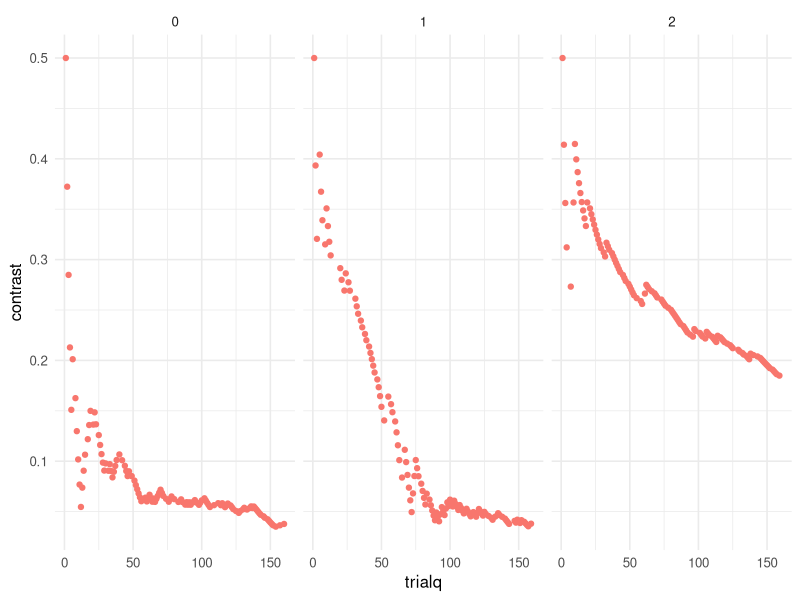
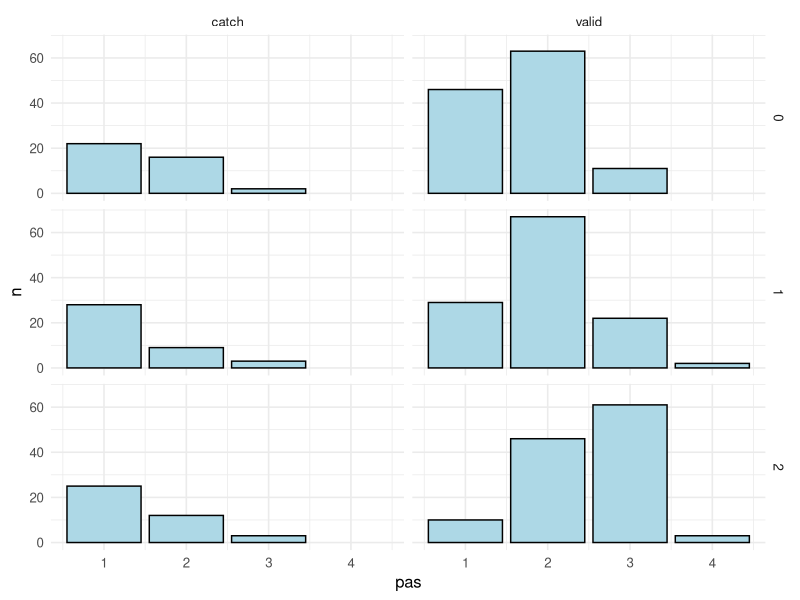
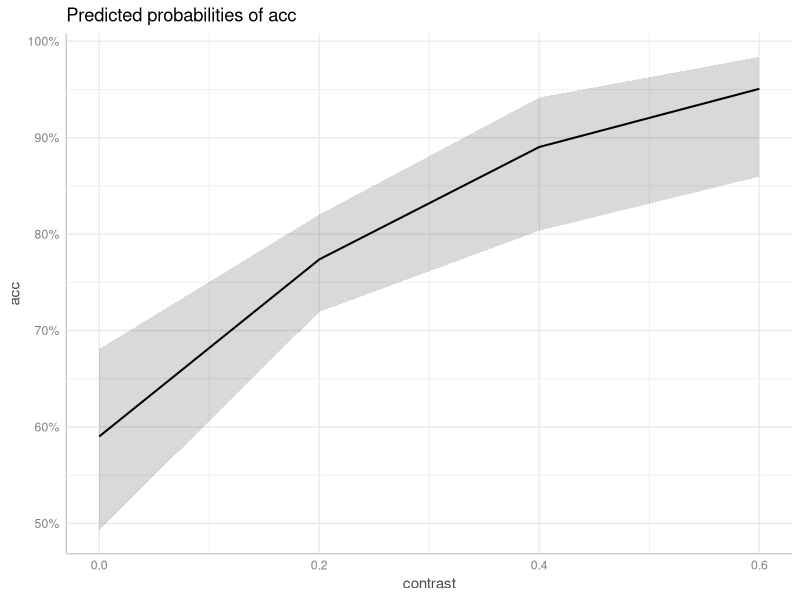
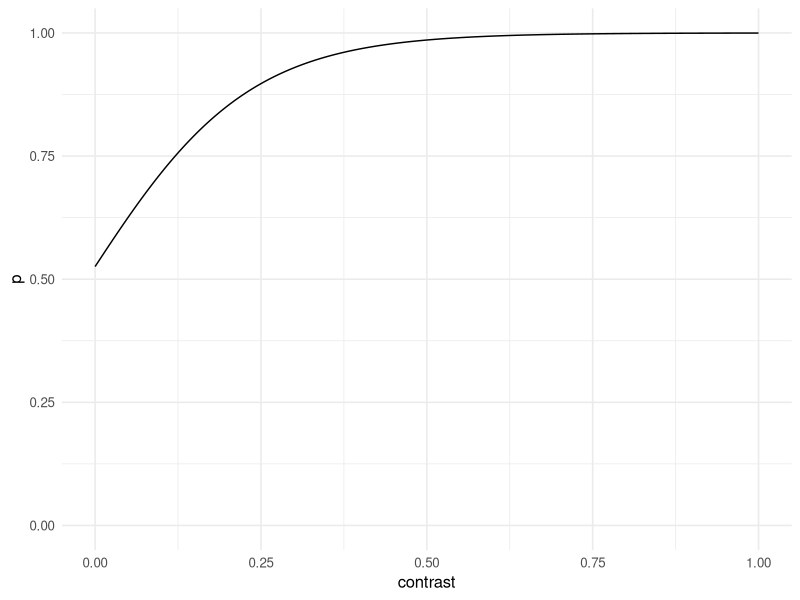
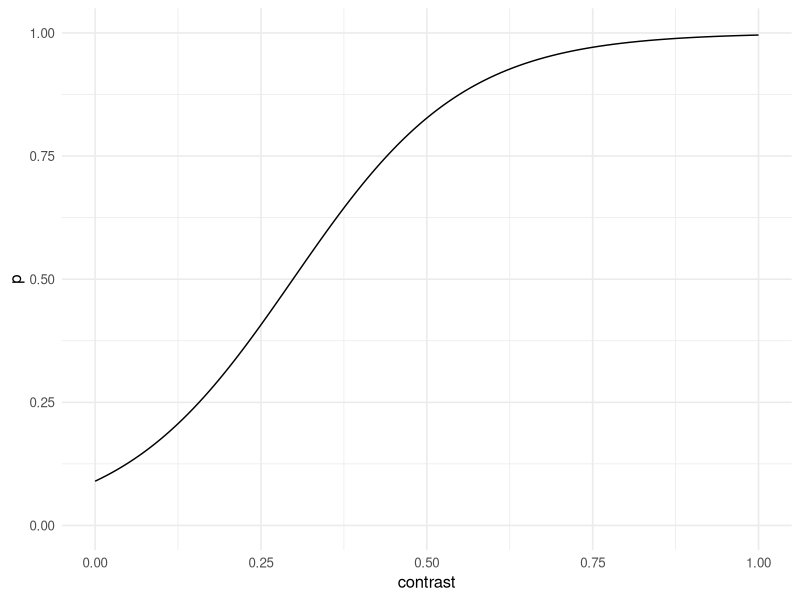

The R source for these figures, in order:
## ---- chunk 1
knitr::opts_chunk$set(echo = TRUE,
                      message = FALSE,
                      warning = FALSE,
                      fig.align = "center",
                      fig.retina = 2,
                      dpi = 300)
## ---- chunk 2
library(tidyverse)
library(here)
library(kableExtra)
library(ggeffects)
## ---- chunk 3
qtheme <- function(){
    theme_minimal(base_size = 12)
}

qtab <- function(data){
  data %>% 
    kable(digits = 3) %>% 
    kable_styling(bootstrap_options = c("striped", "condensed"),
                  full_width = FALSE)
}

get_threshold <- function(fit){
  -(coef(fit)[1]/coef(fit)[2])
}

get_slope <- function(fit){
  1/coef(fit)[2]
}
## ---- chunk 4
dat <- read_csv(here("data", "csv", "4_(2022-03-25_13-27-05).csv"))
## ---- chunk 5

if (dat$subject[1] == "1") {
  # reverse scores
  dat$test <- ifelse(dat$test == "same", "change", "same")
}

dat <- dat %>% 
  mutate(acc = ifelse(type == test, 1, 0),
         pasf = factor(pas),
         questf = factor(quest),
         is_signal = factor(ifelse(trial_type == "valid", 1, 0)),
         say_signal = factor(ifelse(pas < 2, 0, 1)))
## ---- chunk 6
dat %>% 
  group_by(quest) %>% 
  mutate(trialq = 1:n(),
         contr = ifelse(contrast == 0, 0, 1)) %>%
  ungroup() %>% 
  filter(trial_type == "valid") %>% 
  ggplot(aes(x = trialq, y = contrast, color = factor(contr))) +
  geom_point(show.legend = FALSE) +
  facet_wrap(~quest) +
  qtheme()
## ---- chunk 7
dat %>% 
  filter(trial_type == "valid") %>% 
  group_by(quest) %>% 
  summarise(mean = mean(contrast),
         sd = sd(contrast),
         min = min(contrast),
         first_quantile = quantile(contrast, 0.25),
         median = median(contrast),
         third_quantile = quantile(contrast, 0.75),
         max = max(contrast)) %>% 
  qtab()
## ---- chunk 8
dat %>% 
  count(pas, trial_type, quest) %>% 
  ggplot(aes(x = pas, y = n)) +
  geom_col(color = "black", fill = "lightblue") +
  facet_grid(quest~trial_type) +
  qtheme()
## ---- chunk 9
dat %>% 
  group_by(quest, pas) %>% 
  summarise(mean = mean(contrast),
            sd = sd(contrast),
            ntrials = n(),
            min = min(contrast),
            first_quantile = quantile(contrast, 0.25),
            median = median(contrast),
            third_quantile = quantile(contrast, 0.75),
            max = max(contrast)) %>% 
  qtab()
## ---- chunk 10
dat %>% 
  group_by(quest, pas) %>% 
  summarise(acc = mean(acc),
            ntrials = n(),
            contrast = mean(contrast)) %>% 
  qtab()
## ---- chunk 11
fit_con <- glm(acc ~ contrast, 
               data = dat %>% filter(trial_type == "valid"),
               family = binomial(link = "logit"))

plot(ggeffect(fit_con))
## ---- chunk 12
dat %>% 
  mutate(sdt = case_when(is_signal == 1 & say_signal == 1 ~ "hit",
                         is_signal == 1 & say_signal == 0 ~ "miss",
                         is_signal == 0 & say_signal == 1 ~ "fa",
                         is_signal == 0 & say_signal == 0 ~ "cr")) %>% 
  count(sdt, quest) %>% 
  pivot_wider(names_from = sdt, values_from = n) %>% 
  mutate(fa_rate = fa/(fa + cr),
         hit_rate = hit/(hit + miss),
         dprime = qnorm(hit_rate) - qnorm(fa_rate),
         crit = -((qnorm(hit_rate) + qnorm(fa_rate))/2)) %>% 
  qtab()
## ---- chunk 13
fit_pas1_234 <- glm(vis ~ contrast,
           data = dat %>% filter(trial_type == "valid"),
           family = binomial(link = "logit"))

newdata <- data.frame(contrast = seq(0,1,0.001))

newdata$p <- predict(fit_pas1_234, newdata = newdata, type = "response")

ggplot(newdata) +
  geom_line(aes(x = contrast, y = p)) +
  ylim(c(0,1)) +
  qtheme()
## ---- chunk 14

dat$vis12 <- ifelse(dat$pas <= 2, 0, 1)

fit_pas12_34 <- glm(vis12 ~ contrast,
           data = dat %>% filter(trial_type == "valid"),
           family = binomial(link = "logit"))

newdata <- data.frame(contrast = seq(0,1,0.001))

newdata$p <- predict(fit_pas12_34, newdata = newdata, type = "response")

ggplot(newdata) +
  geom_line(aes(x = contrast, y = p)) +
  ylim(c(0,1)) +
  qtheme()
